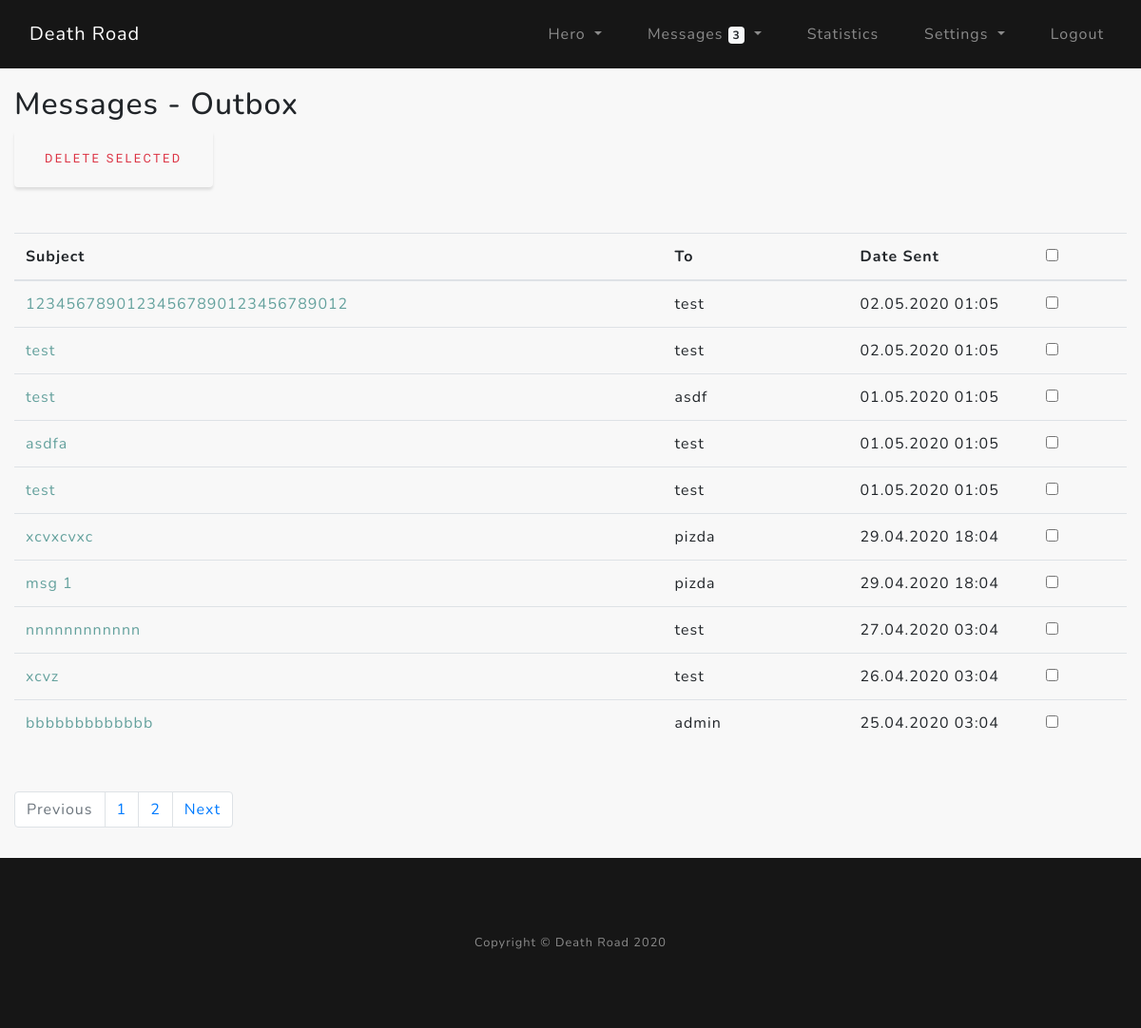
/msg_outbox (signed in), run on an earlier commit of the app's database.
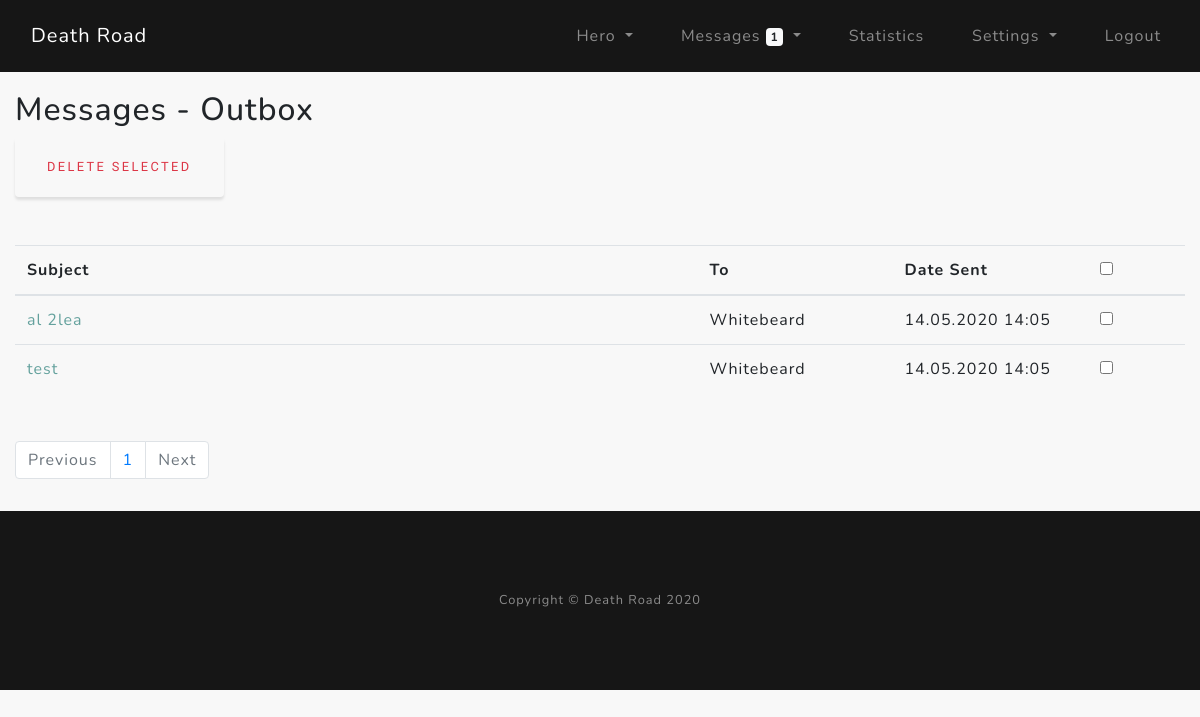
And on a later commit of the database.
### core/models.py (models this page shows)
class Messages(db.Model):
    __tablename__ = "messages"
    mid = Column(Integer, primary_key=True)  # message ID
    recipient = Column(String(32))  # recipient - user id from name
    sender = Column(String(32))  # sender - current user id
    subject_msg = Column(String(32))  # subject_msg - msg subject
    body_msg = Column(Text)  # body_msg - message body
    date = Column(DateTime)  # date - date sent
    seen = Column(Boolean)  # seen - message seen
    del_in = Column(Boolean)  # del_in - delete message from inbox
    del_out = Column(Boolean)  # del_out - delete message from outbox

### core/messages/routes.py (the view, shortened to what this page needs)
@msgs.route("/msg_outbox", methods=["POST", "GET"])
@login_required
def msg_outbox():
    page = request.args.get("page", 1, type=int)
    msg_per_page = User.query.get_or_404(current_user.id)
    get_unread_msgs = unread_msgs(current_user.username)
    msgs_sent = Messages.query. \
        order_by(Messages.date.desc()). \
        filter_by(sender=current_user.username, del_out=False). \
        paginate(page=page, per_page=msg_per_page.msg_per_page)
    next_page_button = url_for("msgs.msg_outbox", page=msgs_sent.next_num) if msgs_sent.next_num else None
    previous_page_button = url_for("msgs.msg_outbox", page=msgs_sent.prev_num) if msgs_sent.prev_num else None
    form = MessageMultipleDelete()
    return render_template("msg_outbox.html", msgs_sent=msgs_sent, next_page_button=next_page_button,
                           previous_page_button=previous_page_button, form=form, get_unread_msgs=get_unread_msgs)

### core/messages/forms.py
class MessageMultipleDelete(FlaskForm):
    multi_del = BooleanField()
    submit_del = SubmitField("Delete Selected")

### core/models.py (called while the page is built)
@login_manager.user_loader
def load_user(user_id):
    return User.query.get(int(user_id))

### core/utils/unread_msgs.py (called while the page is built)
def unread_msgs(current_acc_uname):
    gum = Messages.query.filter_by(recipient=current_acc_uname, del_in=False, seen=False).count()
    return gum

### core/templates/msg_outbox.html (shortened to what this page needs)
{% extends "layout.html" %}
{% block content %}
<section class="msg_outbox-section">
    <div class="container py-3">
        <div class="row">
            <div class="col-lg">
                <h2>Messages - Outbox</h2>
                <form method="post">
                    {{ form.submit_del(class="btn btn-outline-danger") }}
                    <table class="table table-hover my-5">
                        <thead>
                            <tr>
                                <th scope="col" class="col-md-7">Subject</th>
                                <th scope="col" class="col-md-2">To</th>
                                <th scope="col" class="col-md-2">Date Sent</th>
                                <th scope="col" class="col-md-1"><input type="checkbox" name="select_all" onclick="toggle(this)"></th>
                            </tr>
                        </thead>
                        <tbody>
                            {% for msgs_s in msgs_sent.items %}
                            <tr>
                                <td><a href="{{ url_for('msgs.msg_read', mid=msgs_s.mid) }}">{{ msgs_s.subject_msg }}</a></td>
                                <td>{{ msgs_s.recipient }}</td>
                                <td>{{ msgs_s.date.strftime("%d.%m.%Y %H:%m") }}</td>
                                <td>{{ form.multi_del(value=msgs_s.mid) }}</td>
                            </tr>
                            {% endfor %}
                        </tbody>
                    </table>
                </form>
                <nav aria-label="pagination">
                    <ul class="pagination">
                        {% if msgs_sent.prev_num != None %}
                            <li class="page-item"><a class="page-link"  href="{{ previous_page_button }}">Previous</a></li>
                        {% else %}
                            <li class="page-item disabled"><a class="page-link">Previous</a></li>
                        {% endif %}
                        {% for page_num in msgs_sent.iter_pages(left_edge=1, right_edge=1, left_current=1, right_current=2) %}
                            {% if page_num %}
                                {% if msgs_sent.page == page_num %}
                                    <li class="page-item"><a class="page-link"  href="{{ url_for('msgs.msg_outbox', page=page_num) }}">{{ page_num }}</a></li>
                                {% else %}
                                    <li class="page-item"><a class="page-link"  href="{{ url_for('msgs.msg_outbox', page=page_num) }}">{{ page_num }}</a></li>
                                {% endif %}
                            {% else %}
                                <span class="m-2"></span>
                            {% endif %}
                        {% endfor %}
                        {% if msgs_sent.next_num != None %}
                            <li class="page-item"><a class="page-link"  href="{{ next_page_button }}">Next</a></li>
                        {% else %}
                            <li class="page-item disabled"><a class="page-link">Next</a></li>
                        {% endif %}
                    </ul>
                </nav>
            </div>
        </div>
    </div>
</section>
{% endblock %}

What changed in the data, as far as the page shows it:
removed Messages: subject_msg "12345678901234567890123456789012", recipient "test", date "02.05.2020 01:05"
removed Messages: subject_msg "test", recipient "test", date "02.05.2020 01:05"
removed Messages: subject_msg "test", recipient "asdf", date "01.05.2020 01:05"
removed Messages: subject_msg "asdfa", recipient "test", date "01.05.2020 01:05"
removed Messages: subject_msg "test", recipient "test", date "01.05.2020 01:05"
removed Messages: subject_msg "xcvxcvxc", recipient "pizda", date "29.04.2020 18:04"
removed Messages: subject_msg "msg 1", recipient "pizda", date "29.04.2020 18:04"
removed Messages: subject_msg "nnnnnnnnnnnn", recipient "test", date "27.04.2020 03:04"
removed Messages: subject_msg "xcvz", recipient "test", date "26.04.2020 03:04"
removed Messages: subject_msg "bbbbbbbbbbbbb", recipient "admin", date "25.04.2020 03:04"
now on this page (row edited): Messages: subject_msg "al 2lea", recipient "Whitebeard", date "14.05.2020 14:05"
now on this page (row edited): Messages: subject_msg "test", recipient "Whitebeard", date "14.05.2020 14:05"
Also different on the page:
{{ get_unread_msgs }}: "3" → "1"
list line gone: "2"
